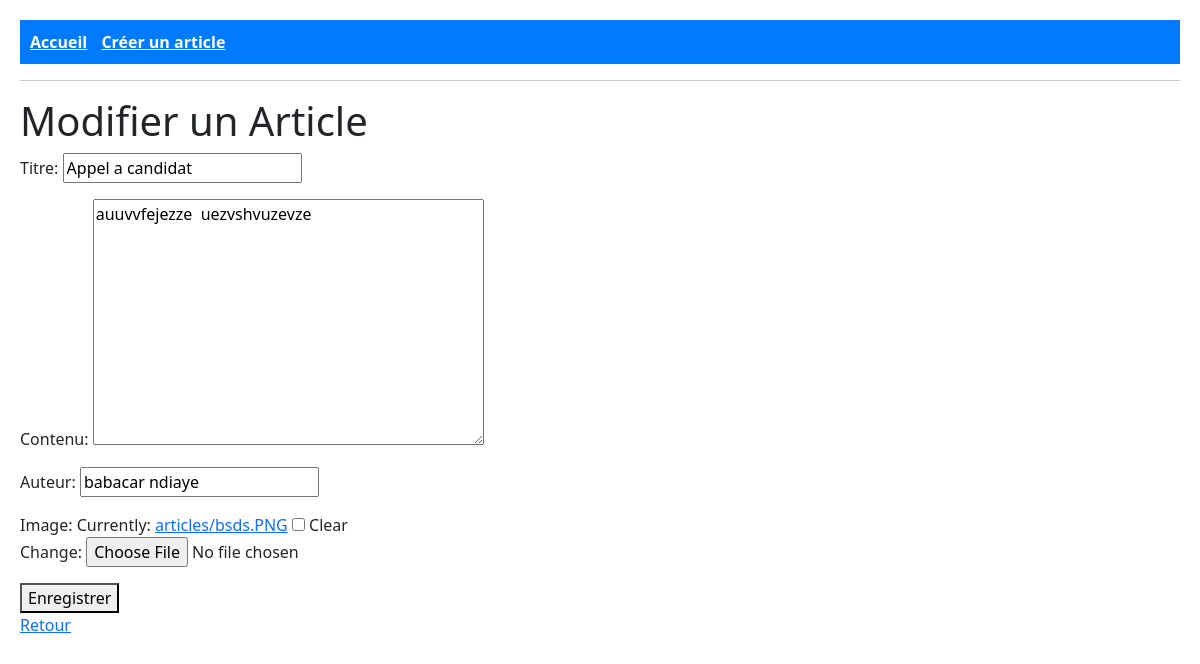
The page /1/modifier/ on the database its author committed.
### blog/models.py (models this page shows, shortened)
class Article(models.Model):
    titre = models.CharField(max_length=200)  # Titre de l'article
    contenu = models.TextField()  # Contenu de l'article
    date_publication = models.DateTimeField(auto_now_add=True)  # Date automatique
    auteur = models.CharField(max_length=100)  # Auteur de l'article
    image = models.ImageField(upload_to='articles/', blank=True, null=True)  # Image facultative

### blog/views.py (the view)
# urls.py: path('<int:pk>/modifier/', ArticleUpdateView.as_view(), name='article_update'),
class ArticleUpdateView(UpdateView):
    model = Article
    fields = ['titre', 'contenu', 'auteur', 'image']
    template_name = "blog/article_form.html"
    success_url = reverse_lazy('article_list')

### blog/templates/blog/article_form.html (shortened to what this page needs)
{% extends "base.html" %}
{% block content %}
    <h1>{% if object %}Modifier{% else %}Créer{% endif %} un Article</h1>
    <form method="post" enctype="multipart/form-data">
        {{ form.as_p }}
        <button type="submit">Enregistrer</button>
    </form>
    <a href="{% url 'article_list' %}">Retour</a>
{% endblock %}

### static/css/style.css (style rules this page uses)
body { font-family: Arial, sans-serif; background-color: #f4f4f4; margin: 0; padding: 20px; }
h1 { color: #333; }
a { color: #007bff; text-decoration: none; }

### rows shown on the page
Article: titre "Appel a candidat", contenu "auuvvfejezze uezvshvuzevze", auteur "babacar ndiaye"
